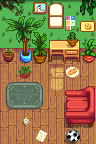

A level layout from a 2D game, rendered from its tile map. Below: a short description, then the map file with tile-grid data replaced by summaries:
An orthogonal 6x9 tile map with 16x16 px tiles, 4 tile layers (Back, Buildings, Front, AlwaysFront).

<map version="1.2" tiledversion="1.3.4" orientation="orthogonal" renderorder="right-down" width="6" height="9" tilewidth="16" tileheight="16" infinite="0" nextlayerid="11" nextobjectid="1">
 <tileset firstgid="1" name="indoor" tilewidth="16" tileheight="16" tilecount="2176" columns="32">
  <image source="townInterior.png" width="512" height="1088" />
  <tile id="308">
   <animation>
    <frame tileid="300" duration="250" />
    <frame tileid="301" duration="250" />
    <frame tileid="302" duration="250" />
    <frame tileid="303" duration="250" />
    <frame tileid="305" duration="250" />
    <frame tileid="306" duration="250" />
    <frame tileid="307" duration="250" />
    <frame tileid="308" duration="250" />
    <frame tileid="309" duration="250" />
    <frame tileid="311" duration="250" />
    <frame tileid="312" duration="250" />
    <frame tileid="313" duration="250" />
    <frame tileid="314" duration="250" />
    <frame tileid="315" duration="250" />
    <frame tileid="316" duration="250" />
    <frame tileid="317" duration="250" />
    <frame tileid="318" duration="250" />
    <frame tileid="319" duration="250" />
    <frame tileid="320" duration="250" />
    <frame tileid="362" duration="250" />
    <frame tileid="363" duration="250" />
    <frame tileid="364" duration="250" />
    <frame tileid="365" duration="250" />
    <frame tileid="366" duration="250" />
    <frame tileid="367" duration="250" />
    <frame tileid="368" duration="250" />
   </animation>
  </tile>
  <tile id="333">
   <animation>
    <frame tileid="325" duration="250" />
    <frame tileid="326" duration="250" />
    <frame tileid="326" duration="250" />
    <frame tileid="326" duration="250" />
    <frame tileid="326" duration="250" />
    <frame tileid="326" duration="250" />
    <frame tileid="326" duration="250" />
    <frame tileid="333" duration="250" />
    <frame tileid="333" duration="250" />
    <frame tileid="336" duration="250" />
    <frame tileid="336" duration="250" />
    <frame tileid="336" duration="250" />
    <frame tileid="336" duration="250" />
    <frame tileid="336" duration="250" />
    <frame tileid="336" duration="250" />
    <frame tileid="336" duration="250" />
    <frame tileid="342" duration="250" />
    <frame tileid="344" duration="250" />
    <frame tileid="345" duration="250" />
    <frame tileid="387" duration="250" />
    <frame tileid="388" duration="250" />
    <frame tileid="389" duration="250" />
    <frame tileid="390" duration="250" />
    <frame tileid="391" duration="250" />
    <frame tileid="392" duration="250" />
    <frame tileid="393" duration="250" />
   </animation>
  </tile>
  <tile id="1075">
   <animation>
    <frame tileid="1075" duration="250" />
    <frame tileid="1075" duration="250" />
    <frame tileid="1075" duration="250" />
    <frame tileid="1081" duration="250" />
    <frame tileid="1081" duration="250" />
    <frame tileid="1081" duration="250" />
   </animation>
  </tile>
  <tile id="1076">
   <animation>
    <frame tileid="1076" duration="250" />
    <frame tileid="1076" duration="250" />
    <frame tileid="1076" duration="250" />
    <frame tileid="1082" duration="250" />
    <frame tileid="1082" duration="250" />
    <frame tileid="1082" duration="250" />
   </animation>
  </tile>
  <tile id="1096">
   <animation>
    <frame tileid="1088" duration="250" />
    <frame tileid="1088" duration="250" />
    <frame tileid="1088" duration="250" />
    <frame tileid="1090" duration="250" />
    <frame tileid="1090" duration="250" />
    <frame tileid="1090" duration="250" />
    <frame tileid="1092" duration="250" />
    <frame tileid="1092" duration="250" />
    <frame tileid="1092" duration="250" />
    <frame tileid="1094" duration="250" />
    <frame tileid="1094" duration="250" />
    <frame tileid="1094" duration="250" />
    <frame tileid="1096" duration="250" />
    <frame tileid="1096" duration="250" />
    <frame tileid="1096" duration="250" />
    <frame tileid="1098" duration="250" />
    <frame tileid="1098" duration="250" />
    <frame tileid="1098" duration="250" />
    <frame tileid="1096" duration="250" />
    <frame tileid="1096" duration="250" />
    <frame tileid="1096" duration="250" />
    <frame tileid="1094" duration="250" />
    <frame tileid="1094" duration="250" />
    <frame tileid="1094" duration="250" />
    <frame tileid="1092" duration="250" />
    <frame tileid="1092" duration="250" />
    <frame tileid="1092" duration="250" />
    <frame tileid="1090" duration="250" />
    <frame tileid="1090" duration="250" />
    <frame tileid="1090" duration="250" />
    <frame tileid="1088" duration="250" />
    <frame tileid="1088" duration="250" />
    <frame tileid="1088" duration="250" />
   </animation>
  </tile>
  <tile id="1100">
   <animation>
    <frame tileid="1100" duration="250" />
    <frame tileid="1100" duration="250" />
    <frame tileid="1100" duration="250" />
    <frame tileid="1106" duration="250" />
    <frame tileid="1106" duration="250" />
    <frame tileid="1106" duration="250" />
   </animation>
  </tile>
  <tile id="1101">
   <animation>
    <frame tileid="1101" duration="250" />
    <frame tileid="1101" duration="250" />
    <frame tileid="1101" duration="250" />
    <frame tileid="1107" duration="250" />
    <frame tileid="1107" duration="250" />
    <frame tileid="1107" duration="250" />
   </animation>
  </tile>
  <tile id="1121">
   <animation>
    <frame tileid="1113" duration="250" />
    <frame tileid="1113" duration="250" />
    <frame tileid="1113" duration="250" />
    <frame tileid="1115" duration="250" />
    <frame tileid="1115" duration="250" />
    <frame tileid="1115" duration="250" />
    <frame tileid="1117" duration="250" />
    <frame tileid="1117" duration="250" />
    <frame tileid="1117" duration="250" />
    <frame tileid="1119" duration="250" />
    <frame tileid="1119" duration="250" />
    <frame tileid="1119" duration="250" />
    <frame tileid="1121" duration="250" />
    <frame tileid="1121" duration="250" />
    <frame tileid="1121" duration="250" />
    <frame tileid="1123" duration="250" />
    <frame tileid="1123" duration="250" />
    <frame tileid="1123" duration="250" />
    <frame tileid="1121" duration="250" />
    <frame tileid="1121" duration="250" />
    <frame tileid="1121" duration="250" />
    <frame tileid="1119" duration="250" />
    <frame tileid="1119" duration="250" />
    <frame tileid="1119" duration="250" />
    <frame tileid="1117" duration="250" />
    <frame tileid="1117" duration="250" />
    <frame tileid="1117" duration="250" />
    <frame tileid="1115" duration="250" />
    <frame tileid="1115" duration="250" />
    <frame tileid="1115" duration="250" />
    <frame tileid="1113" duration="250" />
    <frame tileid="1113" duration="250" />
    <frame tileid="1113" duration="250" />
   </animation>
  </tile>
 </tileset>
 <layer id="1" name="Back" width="6" height="9">
  <data>[54 cells, 54 non-empty, 17 distinct tile ids]</data>
 </layer>
 <layer id="2" name="Buildings" width="6" height="9">
  <data>[54 cells, 29 non-empty, 29 distinct tile ids]</data>
 </layer>
 <layer id="3" name="Front" width="6" height="9">
  <data>[54 cells, 5 non-empty, 5 distinct tile ids]</data>
 </layer>
 <layer id="4" name="AlwaysFront" width="6" height="9">
  <data>[54 cells, 6 non-empty, 1 distinct tile ids]</data>
 </layer>
 <objectgroup id="6" name="Back" />
 <objectgroup id="7" name="Buildings" />
 <objectgroup id="8" name="Front" />
 <objectgroup id="9" name="AlwaysFront" />
</map>
